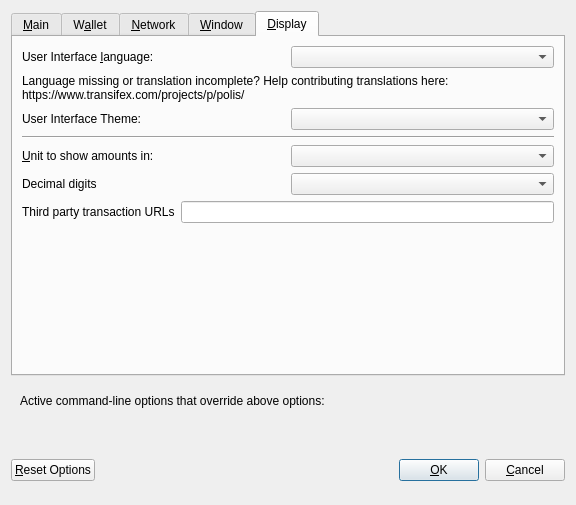
<?xml version="1.0" encoding="UTF-8"?>
<ui version="4.0">
 <class>OptionsDialog</class>
 <widget class="QDialog" name="OptionsDialog">
  <property name="geometry">
   <rect>
    <x>0</x>
    <y>0</y>
    <width>576</width>
    <height>505</height>
   </rect>
  </property>
  <property name="windowTitle">
   <string>Options</string>
  </property>
  <property name="modal">
   <bool>true</bool>
  </property>
  <layout class="QVBoxLayout" name="verticalLayout">
   <item>
    <widget class="QTabWidget" name="tabWidget">
     <property name="currentIndex">
      <number>4</number>
     </property>
     <widget class="QWidget" name="tabMain">
      <attribute name="title">
       <string>&amp;Main</string>
      </attribute>
      <layout class="QVBoxLayout" name="verticalLayout_Main">
       <item>
        <widget class="QCheckBox" name="bitcoinAtStartup">
         <property name="toolTip">
          <string>Automatically start %1 after logging in to the system.</string>
         </property>
         <property name="text">
          <string>&amp;Start %1 on system login</string>
         </property>
        </widget>
       </item>
       <item>
        <layout class="QHBoxLayout" name="horizontalLayout_2_Main">
         <item>
          <widget class="QLabel" name="databaseCacheLabel">
           <property name="text">
            <string>Size of &amp;database cache</string>
           </property>
           <property name="textFormat">
            <enum>Qt::PlainText</enum>
           </property>
           <property name="buddy">
            <cstring>databaseCache</cstring>
           </property>
          </widget>
         </item>
         <item>
          <widget class="QSpinBox" name="databaseCache"/>
         </item>
         <item>
          <widget class="QLabel" name="databaseCacheUnitLabel">
           <property name="text">
            <string>MB</string>
           </property>
           <property name="textFormat">
            <enum>Qt::PlainText</enum>
           </property>
          </widget>
         </item>
         <item>
          <spacer name="horizontalSpacer_2_Main">
           <property name="orientation">
            <enum>Qt::Horizontal</enum>
           </property>
           <property name="sizeHint" stdset="0">
            <size>
             <width>40</width>
             <height>20</height>
            </size>
           </property>
          </spacer>
         </item>
        </layout>
       </item>
       <item>
        <layout class="QHBoxLayout" name="horizontalLayout_3_Main">
         <item>
          <widget class="QLabel" name="threadsScriptVerifLabel">
           <property name="text">
            <string>Number of script &amp;verification threads</string>
           </property>
           <property name="textFormat">
            <enum>Qt::PlainText</enum>
           </property>
           <property name="buddy">
            <cstring>threadsScriptVerif</cstring>
           </property>
          </widget>
         </item>
         <item>
          <widget class="QSpinBox" name="threadsScriptVerif">
           <property name="toolTip">
            <string>(0 = auto, &lt;0 = leave that many cores free)</string>
           </property>
          </widget>
         </item>
         <item>
          <spacer name="horizontalSpacer_3_Main">
           <property name="orientation">
            <enum>Qt::Horizontal</enum>
           </property>
           <property name="sizeHint" stdset="0">
            <size>
             <width>40</width>
             <height>20</height>
            </size>
           </property>
          </spacer>
         </item>
        </layout>
       </item>
       <item>
        <spacer name="verticalSpacer_Main">
         <property name="orientation">
          <enum>Qt::Vertical</enum>
         </property>
         <property name="sizeHint" stdset="0">
          <size>
           <width>20</width>
           <height>40</height>
          </size>
         </property>
        </spacer>
       </item>
      </layout>
     </widget>
     <widget class="QWidget" name="tabWallet">
      <attribute name="title">
       <string>W&amp;allet</string>
      </attribute>
      <layout class="QVBoxLayout" name="verticalLayout_Wallet">
       <item>
        <widget class="QGroupBox" name="groupBox">
         <property name="title">
          <string>Expert</string>
         </property>
         <layout class="QVBoxLayout" name="verticalLayout_2">
          <item>
           <widget class="QCheckBox" name="coinControlFeatures">
            <property name="toolTip">
             <string>Whether to show coin control features or not.</string>
            </property>
            <property name="text">
             <string>Enable coin &amp;control features</string>
            </property>
           </widget>
          </item>
          <item>
           <widget class="QCheckBox" name="showMasternodesTab">
            <property name="toolTip">
             <string>Show additional tab listing all your masternodes in first sub-tab&lt;br/&gt;and all masternodes on the network in second sub-tab.</string>
            </property>
            <property name="text">
             <string>Show Masternodes Tab</string>
            </property>
           </widget>
          </item>
          <item>
           <widget class="QCheckBox" name="spendZeroConfChange">
            <property name="toolTip">
             <string>If you disable the spending of unconfirmed change, the change from a transaction&lt;br/&gt;cannot be used until that transaction has at least one confirmation.&lt;br/&gt;This also affects how your balance is computed.</string>
            </property>
            <property name="text">
             <string>Show Governance Tab</string>
            </property>
           </widget>
          </item>
          <item>
           <widget class="QCheckBox" name="spendZeroConfChange_2">
            <property name="toolTip">
             <string>If you disable the spending of unconfirmed change, the change from a transaction&lt;br/&gt;cannot be used until that transaction has at least one confirmation.&lt;br/&gt;This also affects how your balance is computed.</string>
            </property>
            <property name="text">
             <string>&amp;Spend unconfirmed change</string>
            </property>
           </widget>
          </item>
         </layout>
        </widget>
       </item>
       <item>
        <spacer name="verticalSpacer_2">
         <property name="orientation">
          <enum>Qt::Vertical</enum>
         </property>
         <property name="sizeHint" stdset="0">
          <size>
           <width>20</width>
           <height>40</height>
          </size>
         </property>
        </spacer>
       </item>
      </layout>
     </widget>
     <widget class="QWidget" name="tabNetwork">
      <attribute name="title">
       <string>&amp;Network</string>
      </attribute>
      <layout class="QVBoxLayout" name="verticalLayout_Network">
       <item>
        <widget class="QCheckBox" name="mapPortUpnp">
         <property name="toolTip">
          <string>Automatically open the Polis Core client port on the router. This only works when your router supports UPnP and it is enabled.</string>
         </property>
         <property name="text">
          <string>Map port using &amp;UPnP</string>
         </property>
        </widget>
       </item>
       <item>
        <widget class="QCheckBox" name="allowIncoming">
         <property name="toolTip">
          <string>Accept connections from outside</string>
         </property>
         <property name="text">
          <string>Allow incoming connections</string>
         </property>
        </widget>
       </item>
       <item>
        <widget class="QCheckBox" name="connectSocks">
         <property name="toolTip">
          <string>Connect to the Polis network through a SOCKS5 proxy.</string>
         </property>
         <property name="text">
          <string>&amp;Connect through SOCKS5 proxy (default proxy):</string>
         </property>
        </widget>
       </item>
       <item>
        <layout class="QHBoxLayout" name="horizontalLayout_1_Network">
         <item>
          <widget class="QLabel" name="proxyIpLabel">
           <property name="text">
            <string>Proxy &amp;IP:</string>
           </property>
           <property name="textFormat">
            <enum>Qt::PlainText</enum>
           </property>
           <property name="buddy">
            <cstring>proxyIp</cstring>
           </property>
          </widget>
         </item>
         <item>
          <widget class="QValidatedLineEdit" name="proxyIp">
           <property name="minimumSize">
            <size>
             <width>140</width>
             <height>0</height>
            </size>
           </property>
           <property name="maximumSize">
            <size>
             <width>140</width>
             <height>16777215</height>
            </size>
           </property>
           <property name="toolTip">
            <string>IP address of the proxy (e.g. IPv4: 127.0.0.1 / IPv6: ::1)</string>
           </property>
          </widget>
         </item>
         <item>
          <widget class="QLabel" name="proxyPortLabel">
           <property name="text">
            <string>&amp;Port:</string>
           </property>
           <property name="textFormat">
            <enum>Qt::PlainText</enum>
           </property>
           <property name="buddy">
            <cstring>proxyPort</cstring>
           </property>
          </widget>
         </item>
         <item>
          <widget class="QLineEdit" name="proxyPort">
           <property name="minimumSize">
            <size>
             <width>55</width>
             <height>0</height>
            </size>
           </property>
           <property name="maximumSize">
            <size>
             <width>55</width>
             <height>16777215</height>
            </size>
           </property>
           <property name="toolTip">
            <string>Port of the proxy (e.g. 9050)</string>
           </property>
          </widget>
         </item>
         <item>
          <spacer name="horizontalSpacer_1_Network">
           <property name="orientation">
            <enum>Qt::Horizontal</enum>
           </property>
           <property name="sizeHint" stdset="0">
            <size>
             <width>40</width>
             <height>20</height>
            </size>
           </property>
          </spacer>
         </item>
        </layout>
       </item>
       <item>
        <layout class="QHBoxLayout" name="horizontalLayout_2_Network">
         <item>
          <widget class="QLabel" name="proxyActiveNets">
           <property name="text">
            <string>Used for reaching peers via:</string>
           </property>
           <property name="textFormat">
            <enum>Qt::PlainText</enum>
           </property>
          </widget>
         </item>
         <item>
          <widget class="QCheckBox" name="proxyReachIPv4">
           <property name="enabled">
            <bool>false</bool>
           </property>
           <property name="toolTip">
            <string>Shows, if the supplied default SOCKS5 proxy is used to reach peers via this network type.</string>
           </property>
           <property name="text">
            <string/>
           </property>
          </widget>
         </item>
         <item>
          <widget class="QLabel" name="proxyReachIPv4Label">
           <property name="text">
            <string>IPv4</string>
           </property>
           <property name="textFormat">
            <enum>Qt::PlainText</enum>
           </property>
          </widget>
         </item>
         <item>
          <widget class="QCheckBox" name="proxyReachIPv6">
           <property name="enabled">
            <bool>false</bool>
           </property>
           <property name="toolTip">
            <string>Shows, if the supplied default SOCKS5 proxy is used to reach peers via this network type.</string>
           </property>
           <property name="text">
            <string/>
           </property>
          </widget>
         </item>
         <item>
          <widget class="QLabel" name="proxyReachIPv6Label">
           <property name="text">
            <string>IPv6</string>
           </property>
           <property name="textFormat">
            <enum>Qt::PlainText</enum>
           </property>
          </widget>
         </item>
         <item>
          <widget class="QCheckBox" name="proxyReachTor">
           <property name="enabled">
            <bool>false</bool>
           </property>
           <property name="toolTip">
            <string>Shows, if the supplied default SOCKS5 proxy is used to reach peers via this network type.</string>
           </property>
           <property name="text">
            <string/>
           </property>
          </widget>
         </item>
         <item>
          <widget class="QLabel" name="proxyReachTorLabel">
           <property name="text">
            <string>Tor</string>
           </property>
           <property name="textFormat">
            <enum>Qt::PlainText</enum>
           </property>
          </widget>
         </item>
         <item>
          <spacer name="horizontalSpacer_2_Network">
           <property name="orientation">
            <enum>Qt::Horizontal</enum>
           </property>
           <property name="sizeHint" stdset="0">
            <size>
             <width>40</width>
             <height>20</height>
            </size>
           </property>
          </spacer>
         </item>
        </layout>
       </item>
       <item>
        <widget class="QCheckBox" name="connectSocksTor">
         <property name="toolTip">
          <string>Connect to the Polis network through a separate SOCKS5 proxy for Tor hidden services.</string>
         </property>
         <property name="text">
          <string>Use separate SOCKS5 proxy to reach peers via Tor hidden services:</string>
         </property>
        </widget>
       </item>
       <item>
        <layout class="QHBoxLayout" name="horizontalLayout_3_Network">
         <item>
          <widget class="QLabel" name="proxyIpTorLabel">
           <property name="text">
            <string>Proxy &amp;IP:</string>
           </property>
           <property name="textFormat">
            <enum>Qt::PlainText</enum>
           </property>
           <property name="buddy">
            <cstring>proxyIpTor</cstring>
           </property>
          </widget>
         </item>
         <item>
          <widget class="QValidatedLineEdit" name="proxyIpTor">
           <property name="minimumSize">
            <size>
             <width>140</width>
             <height>0</height>
            </size>
           </property>
           <property name="maximumSize">
            <size>
             <width>140</width>
             <height>16777215</height>
            </size>
           </property>
           <property name="toolTip">
            <string>IP address of the proxy (e.g. IPv4: 127.0.0.1 / IPv6: ::1)</string>
           </property>
          </widget>
         </item>
         <item>
          <widget class="QLabel" name="proxyPortTorLabel">
           <property name="text">
            <string>&amp;Port:</string>
           </property>
           <property name="textFormat">
            <enum>Qt::PlainText</enum>
           </property>
           <property name="buddy">
            <cstring>proxyPortTor</cstring>
           </property>
          </widget>
         </item>
         <item>
          <widget class="QLineEdit" name="proxyPortTor">
           <property name="minimumSize">
            <size>
             <width>55</width>
             <height>0</height>
            </size>
           </property>
           <property name="maximumSize">
            <size>
             <width>55</width>
             <height>16777215</height>
            </size>
           </property>
           <property name="toolTip">
            <string>Port of the proxy (e.g. 9050)</string>
           </property>
          </widget>
         </item>
         <item>
          <spacer name="horizontalSpacer_4_Network">
           <property name="orientation">
            <enum>Qt::Horizontal</enum>
           </property>
           <property name="sizeHint" stdset="0">
            <size>
             <width>40</width>
             <height>20</height>
            </size>
           </property>
          </spacer>
         </item>
        </layout>
       </item>
       <item>
        <spacer name="verticalSpacer_Network">
         <property name="orientation">
          <enum>Qt::Vertical</enum>
         </property>
         <property name="sizeHint" stdset="0">
          <size>
           <width>20</width>
           <height>40</height>
          </size>
         </property>
        </spacer>
       </item>
      </layout>
     </widget>
     <widget class="QWidget" name="tabWindow">
      <attribute name="title">
       <string>&amp;Window</string>
      </attribute>
      <layout class="QVBoxLayout" name="verticalLayout_Window">
       <item>
        <widget class="QCheckBox" name="hideTrayIcon">
         <property name="toolTip">
          <string>&amp;Hide the icon from the system tray.</string>
         </property>
         <property name="text">
          <string>Hide tray icon</string>
         </property>
        </widget>
       </item>
       <item>
        <widget class="QCheckBox" name="minimizeToTray">
         <property name="toolTip">
          <string>Show only a tray icon after minimizing the window.</string>
         </property>
         <property name="text">
          <string>&amp;Minimize to the tray instead of the taskbar</string>
         </property>
        </widget>
       </item>
       <item>
        <widget class="QCheckBox" name="minimizeOnClose">
         <property name="toolTip">
          <string>Minimize instead of exit the application when the window is closed. When this option is enabled, the application will be closed only after selecting Exit in the menu.</string>
         </property>
         <property name="text">
          <string>M&amp;inimize on close</string>
         </property>
        </widget>
       </item>
       <item>
        <spacer name="verticalSpacer_Window">
         <property name="orientation">
          <enum>Qt::Vertical</enum>
         </property>
         <property name="sizeHint" stdset="0">
          <size>
           <width>20</width>
           <height>40</height>
          </size>
         </property>
        </spacer>
       </item>
      </layout>
     </widget>
     <widget class="QWidget" name="tabDisplay">
      <attribute name="title">
       <string>&amp;Display</string>
      </attribute>
      <layout class="QVBoxLayout" name="verticalLayout_Display">
       <item>
        <layout class="QHBoxLayout" name="horizontalLayout_1_Display">
         <item>
          <widget class="QLabel" name="langLabel">
           <property name="text">
            <string>User Interface &amp;language:</string>
           </property>
           <property name="textFormat">
            <enum>Qt::PlainText</enum>
           </property>
           <property name="buddy">
            <cstring>lang</cstring>
           </property>
          </widget>
         </item>
         <item>
          <widget class="QValueComboBox" name="lang">
           <property name="toolTip">
            <string>The user interface language can be set here. This setting will take effect after restarting %1.</string>
           </property>
          </widget>
         </item>
        </layout>
       </item>
       <item>
        <widget class="QLabel" name="label_3">
         <property name="toolTip">
          <string notr="true"/>
         </property>
         <property name="statusTip">
          <string notr="true"/>
         </property>
         <property name="whatsThis">
          <string notr="true"/>
         </property>
         <property name="accessibleName">
          <string notr="true"/>
         </property>
         <property name="text">
          <string>Language missing or translation incomplete? Help contributing translations here:
https://www.transifex.com/projects/p/polis/</string>
         </property>
         <property name="wordWrap">
          <bool>true</bool>
         </property>
         <property name="openExternalLinks">
          <bool>true</bool>
         </property>
         <property name="textInteractionFlags">
          <set>Qt::TextBrowserInteraction</set>
         </property>
        </widget>
       </item>
       <item>
        <layout class="QHBoxLayout" name="horizontalLayout_4_Display" stretch="0,0">
         <item>
          <widget class="QLabel" name="themeLabel">
           <property name="text">
            <string>User Interface Theme:</string>
           </property>
          </widget>
         </item>
         <item>
          <widget class="QValueComboBox" name="theme"/>
         </item>
        </layout>
       </item>
       <item>
        <widget class="Line" name="line">
         <property name="orientation">
          <enum>Qt::Horizontal</enum>
         </property>
        </widget>
       </item>
       <item>
        <layout class="QHBoxLayout" name="horizontalLayout_2_Display">
         <item>
          <widget class="QLabel" name="unitLabel">
           <property name="text">
            <string>&amp;Unit to show amounts in:</string>
           </property>
           <property name="textFormat">
            <enum>Qt::PlainText</enum>
           </property>
           <property name="buddy">
            <cstring>unit</cstring>
           </property>
          </widget>
         </item>
         <item>
          <widget class="QValueComboBox" name="unit">
           <property name="toolTip">
            <string>Choose the default subdivision unit to show in the interface and when sending coins.</string>
           </property>
          </widget>
         </item>
        </layout>
       </item>
       <item>
        <layout class="QHBoxLayout" name="horizontalLayout_5_Display">
         <item>
          <widget class="QLabel" name="digitsLabel">
           <property name="text">
            <string>Decimal digits</string>
           </property>
          </widget>
         </item>
         <item>
          <widget class="QValueComboBox" name="digits"/>
         </item>
        </layout>
       </item>
       <item>
        <layout class="QHBoxLayout" name="horizontalLayout_3_Display">
         <item>
          <widget class="QLabel" name="thirdPartyTxUrlsLabel">
           <property name="toolTip">
            <string>Third party URLs (e.g. a block explorer) that appear in the transactions tab as context menu items.&lt;br/&gt;%s in the URL is replaced by transaction hash. Multiple URLs are separated by vertical bar |.</string>
           </property>
           <property name="text">
            <string>Third party transaction URLs</string>
           </property>
           <property name="buddy">
            <cstring>thirdPartyTxUrls</cstring>
           </property>
          </widget>
         </item>
         <item>
          <widget class="QLineEdit" name="thirdPartyTxUrls">
           <property name="toolTip">
            <string>Third party URLs (e.g. a block explorer) that appear in the transactions tab as context menu items.&lt;br/&gt;%s in the URL is replaced by transaction hash. Multiple URLs are separated by vertical bar |.</string>
           </property>
          </widget>
         </item>
        </layout>
       </item>
       <item>
        <spacer name="verticalSpacer">
         <property name="orientation">
          <enum>Qt::Vertical</enum>
         </property>
         <property name="sizeHint" stdset="0">
          <size>
           <width>20</width>
           <height>40</height>
          </size>
         </property>
        </spacer>
       </item>
      </layout>
     </widget>
    </widget>
   </item>
   <item>
    <widget class="QFrame" name="frame">
     <layout class="QVBoxLayout" name="verticalLayout_Bottom">
      <item>
       <layout class="QHBoxLayout" name="horizontalLayout_Bottom">
        <item>
         <widget class="QLabel" name="overriddenByCommandLineInfoLabel">
          <property name="text">
           <string>Active command-line options that override above options:</string>
          </property>
          <property name="textFormat">
           <enum>Qt::PlainText</enum>
          </property>
         </widget>
        </item>
        <item>
         <spacer name="horizontalSpacer_Bottom">
          <property name="orientation">
           <enum>Qt::Horizontal</enum>
          </property>
          <property name="sizeHint" stdset="0">
           <size>
            <width>40</width>
            <height>20</height>
           </size>
          </property>
         </spacer>
        </item>
       </layout>
      </item>
      <item>
       <widget class="QLabel" name="overriddenByCommandLineLabel">
        <property name="text">
         <string/>
        </property>
        <property name="textFormat">
         <enum>Qt::PlainText</enum>
        </property>
        <property name="wordWrap">
         <bool>true</bool>
        </property>
       </widget>
      </item>
     </layout>
    </widget>
   </item>
   <item>
    <layout class="QHBoxLayout" name="horizontalLayout_Buttons">
     <item>
      <widget class="QPushButton" name="resetButton">
       <property name="toolTip">
        <string>Reset all client options to default.</string>
       </property>
       <property name="text">
        <string>&amp;Reset Options</string>
       </property>
       <property name="autoDefault">
        <bool>false</bool>
       </property>
      </widget>
     </item>
     <item>
      <spacer name="horizontalSpacer_1">
       <property name="orientation">
        <enum>Qt::Horizontal</enum>
       </property>
       <property name="sizeHint" stdset="0">
        <size>
         <width>40</width>
         <height>48</height>
        </size>
       </property>
      </spacer>
     </item>
     <item>
      <widget class="QLabel" name="statusLabel">
       <property name="minimumSize">
        <size>
         <width>200</width>
         <height>0</height>
        </size>
       </property>
       <property name="font">
        <font>
         <weight>75</weight>
         <bold>true</bold>
        </font>
       </property>
       <property name="text">
        <string/>
       </property>
       <property name="textFormat">
        <enum>Qt::PlainText</enum>
       </property>
       <property name="wordWrap">
        <bool>true</bool>
       </property>
      </widget>
     </item>
     <item>
      <spacer name="horizontalSpacer_2">
       <property name="orientation">
        <enum>Qt::Horizontal</enum>
       </property>
       <property name="sizeHint" stdset="0">
        <size>
         <width>40</width>
         <height>48</height>
        </size>
       </property>
      </spacer>
     </item>
     <item>
      <widget class="QPushButton" name="okButton">
       <property name="text">
        <string>&amp;OK</string>
       </property>
       <property name="autoDefault">
        <bool>false</bool>
       </property>
       <property name="default">
        <bool>true</bool>
       </property>
      </widget>
     </item>
     <item>
      <widget class="QPushButton" name="cancelButton">
       <property name="text">
        <string>&amp;Cancel</string>
       </property>
       <property name="autoDefault">
        <bool>false</bool>
       </property>
      </widget>
     </item>
    </layout>
   </item>
  </layout>
 </widget>
 <customwidgets>
  <customwidget>
   <class>QValidatedLineEdit</class>
   <extends>QLineEdit</extends>
   <header>qvalidatedlineedit.h</header>
  </customwidget>
  <customwidget>
   <class>QValueComboBox</class>
   <extends>QComboBox</extends>
   <header>qvaluecombobox.h</header>
  </customwidget>
 </customwidgets>
 <resources/>
 <connections/>
</ui>
